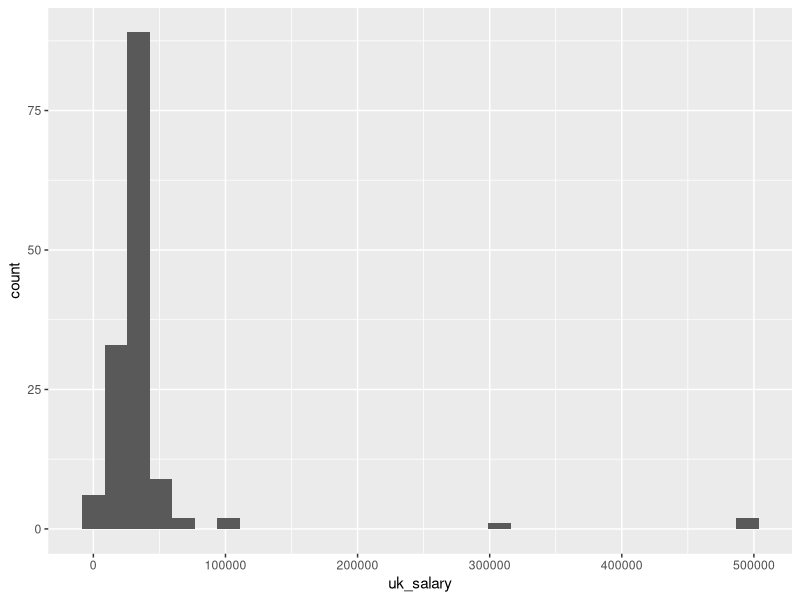

Source code (R): (Note: this script raises an error after producing the figure.)
library(tidyverse)
options(scipen = 999) # this stops numbers appearing as scientific notation

# TASK 1

# read in the data
data_w7 <- read_csv("uk_salary.csv")

# quick look at the salary estimates
data_w7 %>% 
  ggplot() + 
  geom_histogram(aes(x = uk_salary)) # EDIT THIS CODE FOR Q2

# let's look at those unusual values
data_w7 %>% 
  arrange(desc(uk_salary)) # arrange the data according to descending values of uk_salary estimates

# let's remove those really high values
data_w7_f <- # note the assignment (<-): the result of this calculation will make a new object
  data_w7 %>% # with the data...
  filter() # EDIT THIS CODE FOR Q4 

# now let's plot the salary estimates again
data_w7_f %>% 
  ggplot()+
  geom_histogram(aes()) # EDIT THIS CODE FOR Q5

# display the data as a boxplot
data_w7_f%>% 
  ggplot() +
  geom_boxplot(aes()) # EDIT THIS CODE FOR Q6

# TASK 2

# What is the mean estimate? 
mean() # EDIT THIS CODE FOR Q7
sd() # you might also calculate the standard deviation

# Let's check if the mean estimate is significantly different from the true salary
t.test(x = , mu = ) # You will need to edit this for Q8

# EXTRA
# this is a "by hand" t statistic - you can add the column of salary estimates here and check with the result of t.test
# check with staff if you're not sure
t_val <- (mean()-30000)/(sd()/sqrt(nrow())) 

# TASK 3

# plot the uk_salary data using geom_density
# EDIT THIS CODE FOR Q11-14
data_w7_f %>% 
  ggplot() + 
  geom_density(aes())

